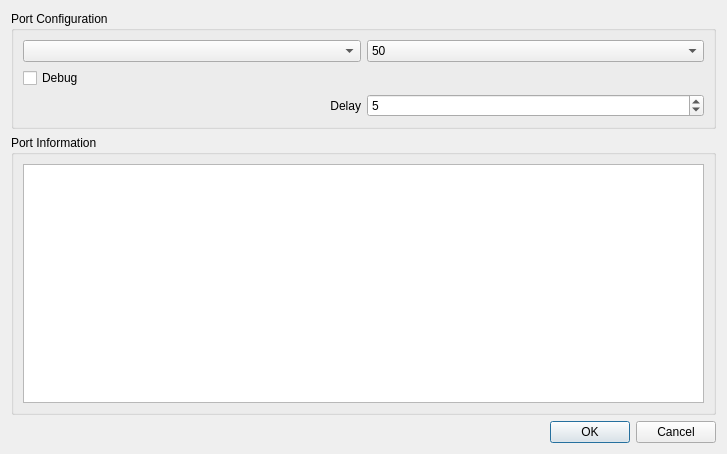
<?xml version="1.0" encoding="UTF-8"?>
<ui version="4.0">
 <class>SerialPortSelectionDialog</class>
 <widget class="QDialog" name="SerialPortSelectionDialog">
  <property name="geometry">
   <rect>
    <x>0</x>
    <y>0</y>
    <width>727</width>
    <height>454</height>
   </rect>
  </property>
  <property name="windowTitle">
   <string>Dialog</string>
  </property>
  <layout class="QVBoxLayout" name="verticalLayout">
   <item>
    <widget class="QGroupBox" name="groupBox">
     <property name="title">
      <string>Port Configuration</string>
     </property>
     <layout class="QGridLayout" name="gridLayout">
      <item row="0" column="0">
       <widget class="QComboBox" name="m_portComboBox"/>
      </item>
      <item row="0" column="2">
       <widget class="QComboBox" name="m_baudComboBox">
        <item>
         <property name="text">
          <string>50</string>
         </property>
        </item>
        <item>
         <property name="text">
          <string>75</string>
         </property>
        </item>
        <item>
         <property name="text">
          <string>110</string>
         </property>
        </item>
        <item>
         <property name="text">
          <string>134</string>
         </property>
        </item>
        <item>
         <property name="text">
          <string>150</string>
         </property>
        </item>
        <item>
         <property name="text">
          <string>200</string>
         </property>
        </item>
        <item>
         <property name="text">
          <string>300</string>
         </property>
        </item>
        <item>
         <property name="text">
          <string>600</string>
         </property>
        </item>
        <item>
         <property name="text">
          <string>1200</string>
         </property>
        </item>
        <item>
         <property name="text">
          <string>1800</string>
         </property>
        </item>
        <item>
         <property name="text">
          <string>2400</string>
         </property>
        </item>
        <item>
         <property name="text">
          <string>4800</string>
         </property>
        </item>
        <item>
         <property name="text">
          <string>9600</string>
         </property>
        </item>
        <item>
         <property name="text">
          <string>14400</string>
         </property>
        </item>
        <item>
         <property name="text">
          <string>19200</string>
         </property>
        </item>
        <item>
         <property name="text">
          <string>38400</string>
         </property>
        </item>
        <item>
         <property name="text">
          <string>56000</string>
         </property>
        </item>
        <item>
         <property name="text">
          <string>57600</string>
         </property>
        </item>
        <item>
         <property name="text">
          <string>76800</string>
         </property>
        </item>
        <item>
         <property name="text">
          <string>115200</string>
         </property>
        </item>
        <item>
         <property name="text">
          <string>128000</string>
         </property>
        </item>
        <item>
         <property name="text">
          <string>256000</string>
         </property>
        </item>
        <item>
         <property name="text">
          <string>500000</string>
         </property>
        </item>
        <item>
         <property name="text">
          <string>1000000</string>
         </property>
        </item>
       </widget>
      </item>
      <item row="1" column="0">
       <widget class="QCheckBox" name="m_debugCheckbox">
        <property name="text">
         <string>Debug</string>
        </property>
       </widget>
      </item>
      <item row="2" column="0">
       <widget class="QLabel" name="m_label">
        <property name="text">
         <string>Delay</string>
        </property>
        <property name="alignment">
         <set>Qt::AlignRight|Qt::AlignTrailing|Qt::AlignVCenter</set>
        </property>
       </widget>
      </item>
      <item row="2" column="2">
       <widget class="QSpinBox" name="m_delaySpinBox">
        <property name="value">
         <number>5</number>
        </property>
       </widget>
      </item>
     </layout>
    </widget>
   </item>
   <item>
    <widget class="QGroupBox" name="groupBox_2">
     <property name="title">
      <string>Port Information</string>
     </property>
     <layout class="QHBoxLayout" name="horizontalLayout_2">
      <item>
       <widget class="QTextEdit" name="m_textEdit"/>
      </item>
     </layout>
    </widget>
   </item>
   <item>
    <widget class="QDialogButtonBox" name="buttonBox">
     <property name="orientation">
      <enum>Qt::Horizontal</enum>
     </property>
     <property name="standardButtons">
      <set>QDialogButtonBox::Cancel|QDialogButtonBox::Ok</set>
     </property>
    </widget>
   </item>
  </layout>
 </widget>
 <resources/>
 <connections>
  <connection>
   <sender>buttonBox</sender>
   <signal>accepted()</signal>
   <receiver>SerialPortSelectionDialog</receiver>
   <slot>accept()</slot>
   <hints>
    <hint type="sourcelabel">
     <x>248</x>
     <y>254</y>
    </hint>
    <hint type="destinationlabel">
     <x>157</x>
     <y>274</y>
    </hint>
   </hints>
  </connection>
  <connection>
   <sender>buttonBox</sender>
   <signal>rejected()</signal>
   <receiver>SerialPortSelectionDialog</receiver>
   <slot>reject()</slot>
   <hints>
    <hint type="sourcelabel">
     <x>316</x>
     <y>260</y>
    </hint>
    <hint type="destinationlabel">
     <x>286</x>
     <y>274</y>
    </hint>
   </hints>
  </connection>
 </connections>
</ui>
